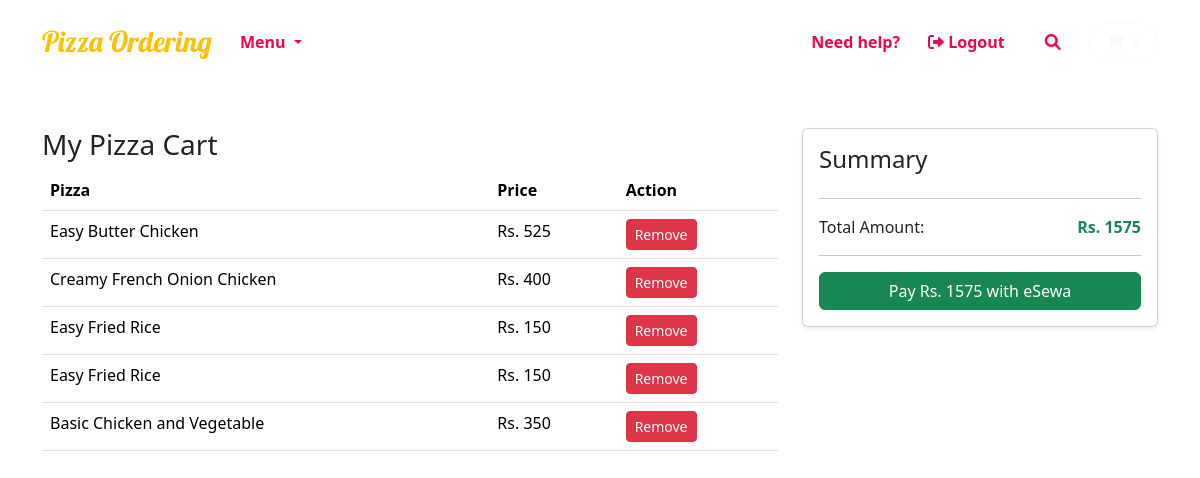
The page /cart/ (signed in) on the database as committed earlier.
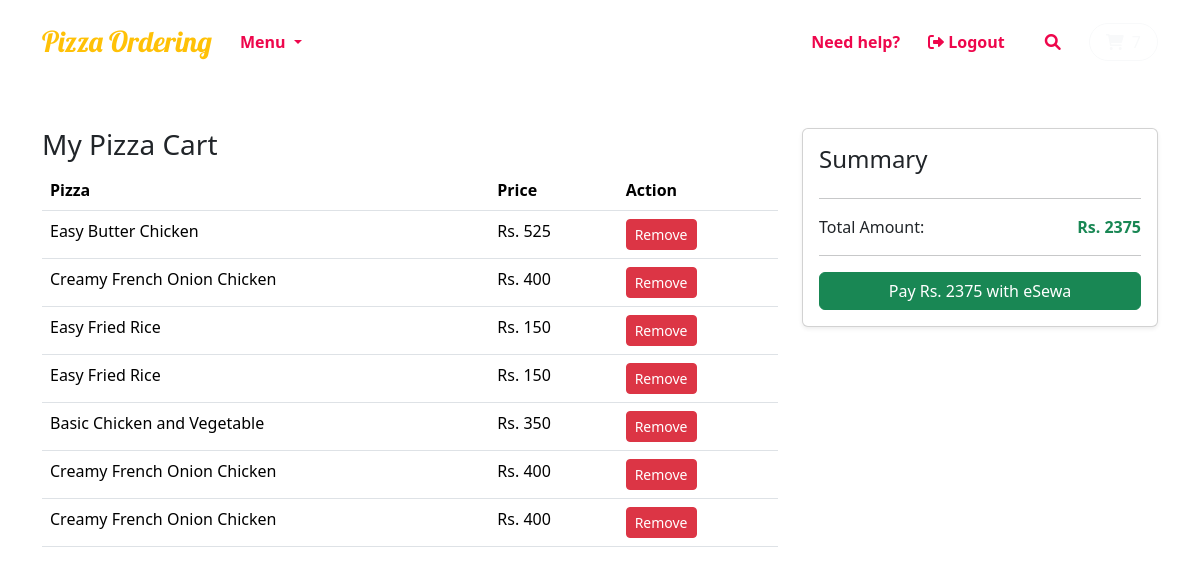
The same page on the database as committed later.
### home/models.py (models this page shows)
class BaseModel(models.Model):
    uid = models.UUIDField(default= uuid.uuid4, editable= False, primary_key= True)
    created_at = models.DateTimeField(auto_now_add= True)
    updated_at = models.DateTimeField(auto_now= True)
    class Meta:
        abstract =True

class CartItem(BaseModel):
    cart = models.ForeignKey(Cart, on_delete = models.CASCADE, related_name= "cart_items")
    pizza = models.ForeignKey(Pizza, on_delete= models.CASCADE)

class Pizza(BaseModel):
    category = models.ForeignKey(PizzaCategory, on_delete = models.CASCADE, related_name= "pizza")
    pizza_name = models.CharField(max_length= 100)
    price = models.IntegerField(default= 100)
    images = models.ImageField(upload_to= "pizza")

### home/views.py (the view)
# urls.py: path('cart/', cart, name="cart"),
def cart(request):
    if request.method == "POST":
        return JsonResponse({"message": "POST method is not implemented yet."}, status=405)
    try:
        cart_obj = Cart.objects.get(is_paid=False, user=request.user)
        total_amount = str(int(cart_obj.get_cart_total()))
        transaction_uuid = str(uuid.uuid4())
        cart_obj.transaction_id = transaction_uuid
        cart_obj.save()
        product_code = "EPAYTEST"
        secret_key = "8gBm/:&EnhH.1/q"
        data_to_sign = f"total_amount={total_amount},transaction_uuid={transaction_uuid},product_code={product_code}"
        secret = bytes(secret_key, 'utf-8')
        message = bytes(data_to_sign, 'utf-8')
        hash = hmac.new(secret, message, hashlib.sha256).digest()
        signature = base64.b64encode(hash).decode("utf-8")
        context = {
            'carts': cart_obj,
            'total_amount': total_amount,
            'transaction_uuid': transaction_uuid,
            'product_code': product_code,
            'signature': signature,
        }
        return render(request, "cart.html", context)
    except Exception as e:
        print(f"Error: {e}")
        messages.error(request, "An unexpected error occurred.")
        return redirect('/')

### home/models.py (called while the page is built)
    def get_cart_total(self):
        return CartItem.objects.filter(cart = self).aggregate(Sum('pizza__price'))['pizza__price__sum']

### home/templates/cart.html (shortened to what this page needs)
{% extends "base.html" %} {% block start %}
<div class="container mt-5">
  <div class="row">
    <div class="col-md-8">
      <h3>My Pizza Cart</h3>
      <table class="table">
        <thead>
          <tr>
            <th>Pizza</th>
            <th>Price</th>
            <th>Action</th>
          </tr>
        </thead>
        <tbody>
          {% for item in carts.cart_items.all %}
          <tr>
            <td>{{ item.pizza.pizza_name }}</td>
            <td>Rs. {{ item.pizza.price }}</td>
            <td>
              <a
                href="{% url 'remove_cart_items' item.uid %}"
                class="btn btn-danger btn-sm"
                >Remove</a
              >
            </td>
          </tr>
          {% endfor %}
        </tbody>
      </table>
    </div>
    <div class="col-md-4">
      <div class="card p-3 shadow-sm">
        <h4>Summary</h4>
        <hr />
        <div class="d-flex justify-content-between">
          <span>Total Amount:</span>
          <span class="fw-bold text-success">Rs. {{ total_amount }}</span>
        </div>
        <hr />
        <form
          action="https://rc-epay.esewa.com.np/api/epay/main/v2/form"
          method="POST"
        >
          <button type="submit" class="btn btn-success w-100">
            Pay Rs. {{ total_amount }} with eSewa
          </button>
        </form>
      </div>
    </div>
  </div>
</div>
{% endblock %}

Rows that differ between the two databases and show on the page:
added CartItem: pizza.pizza_name "Creamy French Onion Chicken", pizza.price "400"
added CartItem: pizza.pizza_name "Creamy French Onion Chicken", pizza.price "400"
Other text that changed with them:
{{ total_amount }}: "1575" → "2375"
